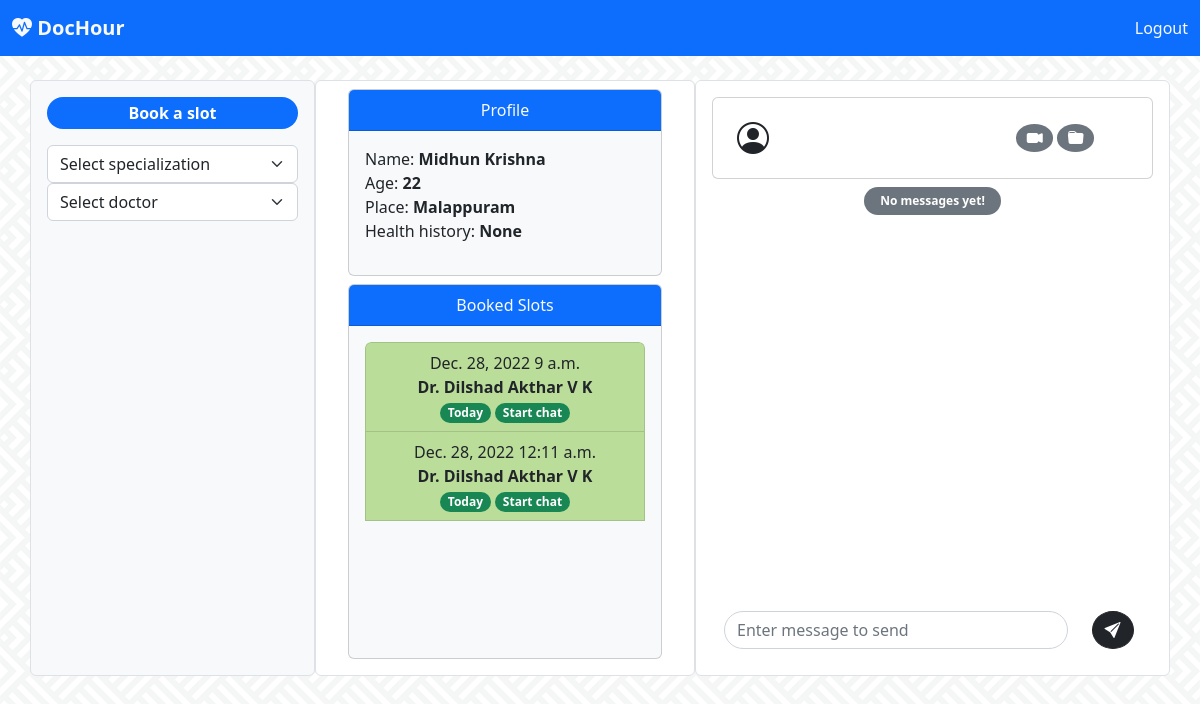
The app's page /client/client_home/ (signed in), older data.
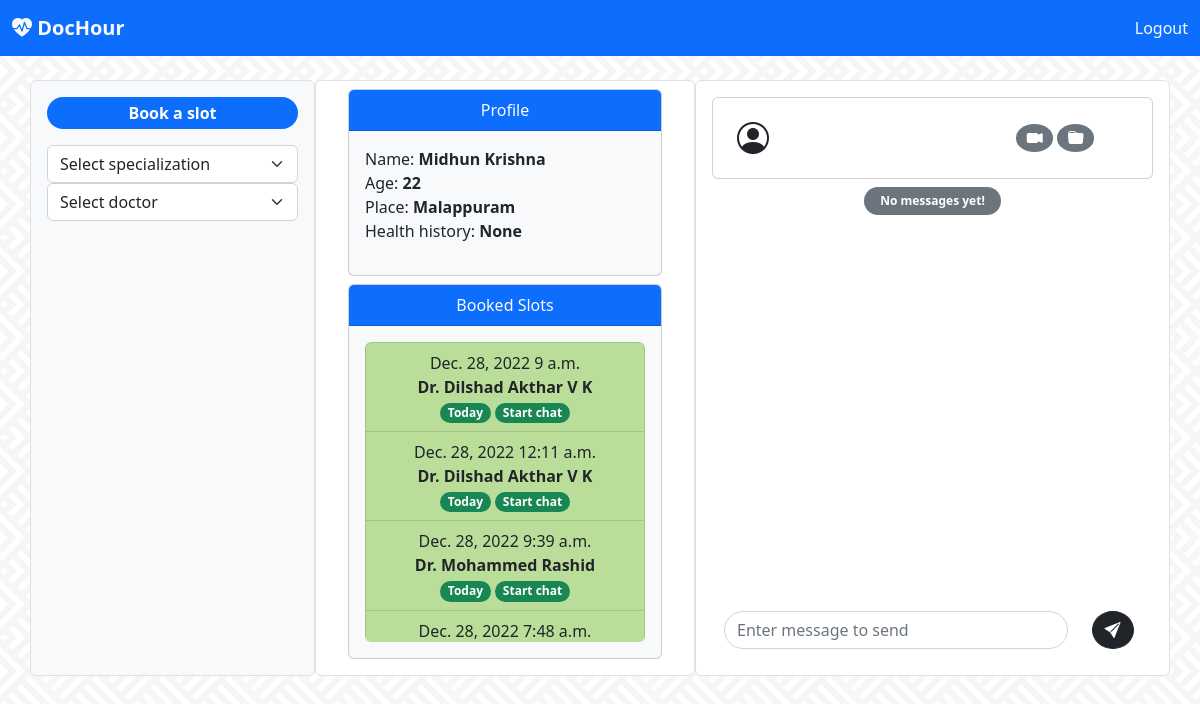
The same page, newer data.
### doctor/models.py (models this page shows, shortened)
class Schedule(models.Model):
    doc = models.ForeignKey(Doctor, on_delete=models.CASCADE)
    date = models.DateField()
    start_time = models.TimeField()
    taken = models.ForeignKey(Client, related_name='taken', on_delete=models.CASCADE, null=True, blank=True)
    confirmed = models.BooleanField(default=False)
    cancelled = models.ForeignKey(Client, related_name='cancelled', on_delete=models.CASCADE, null=True, blank=True)

class Doctor(models.Model):
    user = models.OneToOneField(User, on_delete=models.CASCADE)
    hospital = models.CharField(max_length=120)
    location = models.CharField(max_length=100)
    specialization = models.ForeignKey(Specialization, on_delete=models.CASCADE)

### client/views.py (the view)
# urls.py: url(r'client_home/', views.client_home, name='client_home'),
def client_home(request):
    client = Client.objects.get(user=request.user)
    today = Schedule.objects.filter(taken=client, date = dt.today())
    booked = Schedule.objects.filter(taken=client)
    cancelled = Schedule.objects.filter(cancelled=client)
    spec = Specialization.objects.all()
    return render(request,'client/client-home.html', context={'client': client, 'booked':booked,'cancelled':cancelled, 'spec':spec, 'today': today})

### templates/client/client-home.html (shortened to what the changed rows need)
<!doctype html>
<html lang="en">
  <head>
    <link rel="stylesheet" href="https://cdn.jsdelivr.net/npm/bootstrap-icons@1.10.2/font/bootstrap-icons.css">
    <link href="https://cdn.jsdelivr.net/npm/bootstrap@5.2.3/dist/css/bootstrap.min.css" rel="stylesheet">
  </head>
  <body style="background-image: url('../../../static/images/bg.webp');background-repeat: repeat; background-position: center; ">
      <br>
      <div class="container">
      <div class="row">
        <div class="col-sm-4 mx-auto px-4 py-2 text-center rounded border bg-white" >
          <div class="card m-2 bg-light">
              <div class="card-body">
                <ul class="list-group text-start"  style="overflow-y: auto; height:300px">
                  {% for slot in booked %}
                  {% if slot.confirmed %}<li class="list-group-item text-center" style="background-color: rgb(187, 221, 154);">{{slot.date}} {{slot.start_time}} <br> <b>Dr. {{slot.doc.user.first_name}} {{slot.doc.user.last_name}}</b> <br>
                    {% if slot in today%}<span class="badge rounded-pill bg-success">  Today </span>
                    <a href="{% url 'client:client_home_chat' slot.id %}"><span class="badge rounded-pill bg-success">  Start chat </span></a>
                    {% else %}
                    <span class="badge rounded-pill bg-success"> Confirmed by doctor </span>{% endif %}</li>
                  {% else %}<li class="list-group-item text-center"  style="background-color: rgb(228, 233, 182);">{{slot.date}} {{slot.start_time}} <br> <b> Dr. {{slot.doc.user.first_name}} {{slot.doc.user.last_name}}</b> <br> <span class="badge rounded-pill bg-warning text-dark">waiting for confirmation</span></li>
                  {% endif %}
                  {% endfor %}
                  <br>
                </ul>
              </div>
            </div>
      </div>
      </div>
      </div>
  </body>
</html>

Row changes from the older to the newer data that the page shows:
added Schedule: date "Dec. 28, 2022", start_time "9:39 a.m.", doc.user.first_name "Mohammed", doc.user.last_name "Rashid", shows "Today"
added Schedule: date "Dec. 28, 2022", start_time "7:48 a.m."
